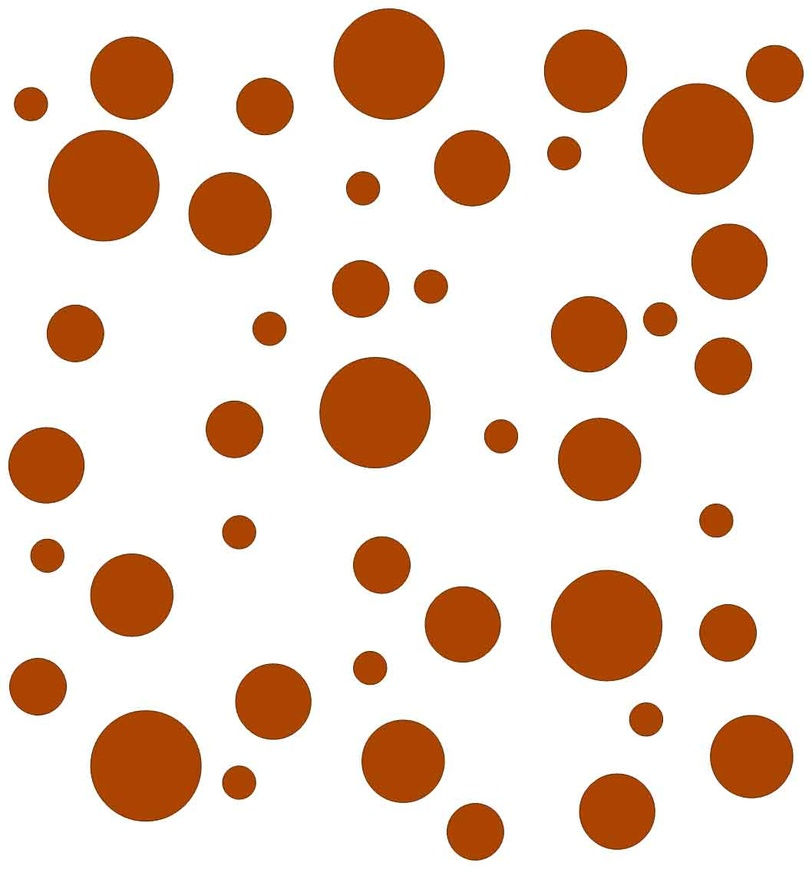
#> input picture circles.jpg, 812 x 869 px, shrunk from 1058 x 1132 before the run
$ python testCircle.py
#> lines starting #> are read from the running program, lines starting #| are printed output that depends on the picture; after the words box and inside, x2 and y2 are one past the last pixel; in counts of white or black regions, pixels touching at a corner belong together
#imports computer vision version 2
import cv2

#import the numercial processing library for python, call it np for short
import numpy as np

imageName = 'circles.jpg'

try:
    #load an image from the disk
    circleImage = cv2.imread(imageName)
#> circleImage is the input picture: shape (869, 812, 3); mean B, G, R 195.3, 210.4, 234.1

    #convert the image to grayscale
    grayImage = cv2.cvtColor(circleImage, cv2.COLOR_BGR2GRAY)
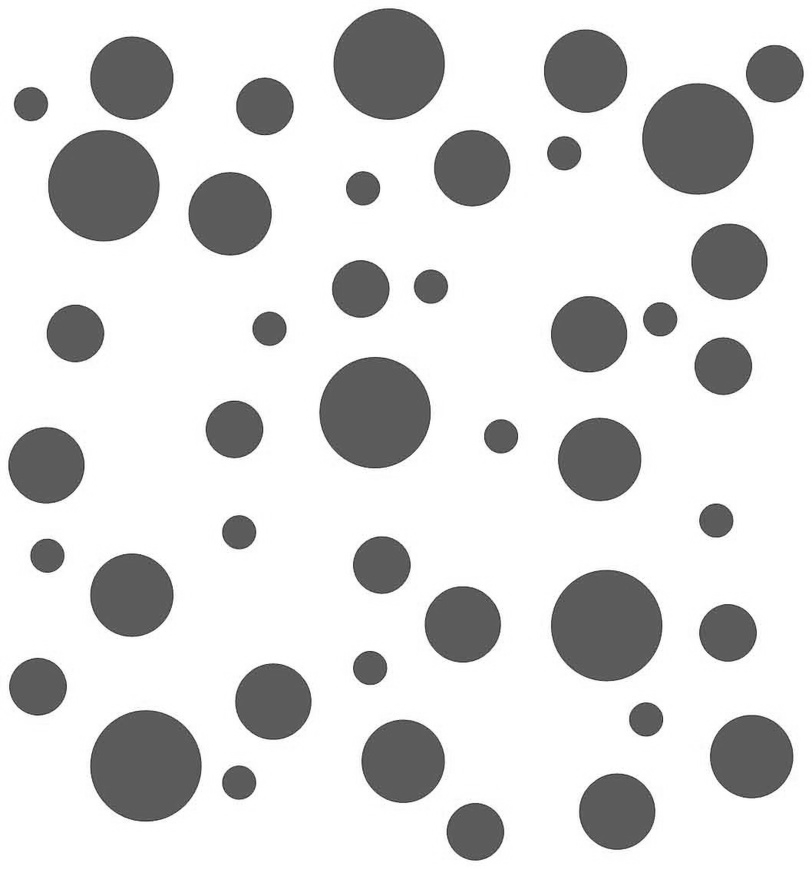
#> grayImage: shape (869, 812); min 44, max 255, mean 215.8

    #blur the image, so that similar colors get combined
    #https://docs.opencv.org/3.1.0/d4/d13/tutorial_py_filtering.html
    grayImage = cv2.medianBlur(grayImage,5)

    #display the image that is greyscale and blurred.
    cv2.imshow('detected circles', circleImage)
    cv2.waitKey(0) #wait for the user to press a key

    #display the image that is greyscale and blurred.
    cv2.imshow('detected circles', grayImage)
    cv2.waitKey(0)

    """
    Detect circles in the image
    https://docs.opencv.org/3.1.0/da/d53/tutorial_py_houghcircles.html

    minDist: Minimum distance between the center (x, y) coordinates of detected circles.
    If the minDist is too small, multiple circles in the same neighborhood as the original
    may be (falsely) detected. If the minDist is too large, then some circles may not be
    detected at all.

    param1 will set the sensitivity; how strong the edges of the circles need to be.
    Too high and it won't detect anything, too low and it will find too much clutter.

    param2 will set how many edge points it needs to find to declare that it's found
    a circle. Again, too high will detect nothing, too low will declare anything to be
    a circle. The ideal value of param 2 will be related to the circumference of the circles.

    If you have an idea what size circles you are looking for, then it would be best to
    set min_radius and max_radius accordingly. Otherwise, it will return anything circular of any size.
    """
    circles = cv2.HoughCircles(grayImage, cv2.HOUGH_GRADIENT, 1, minDist=30, param1=10, param2=22, minRadius=10, maxRadius=100)
#> circles = 43 rows, first 8: [145.5, 765.5, 55.9], [388.5, 63.5, 55.9], [697.5, 138.5, 55.9], [374.5, 412.5, 56.1], [131.5, 594.5, 42], [131.5, 77.5, 42], [599.5, 459.5, 41.3], [605.5, 624.5, 55.3]

    circles = np.uint16(np.around(circles))
#> circles = 43 rows, first 8: [146, 766, 56], [388, 64, 56], [698, 138, 56], [374, 412, 56], [132, 594, 42], [132, 78, 42], [600, 460, 41], [606, 624, 55]

    #set a counter for the circles
    count = 0

    for i in circles[0,:]:
        # draw the outer circle
        cv2.circle(circleImage,(i[0],i[1]),i[2],(0,255,0),2)
        # draw the center of the circle
        cv2.circle(circleImage,(i[0],i[1]),2,(0,0,255),3)
        #count the circle
        count = count + 1
#> this loop made 43 passes
#> i on passes 1 to 12: [146, 766, 56], [388, 64, 56], [698, 138, 56], [374, 412, 56], [132, 594, 42], [132, 78, 42], [600, 460, 41], [606, 624, 55], [402, 760, 42], [752, 756, 41], [472, 168, 38], [272, 702, 38]
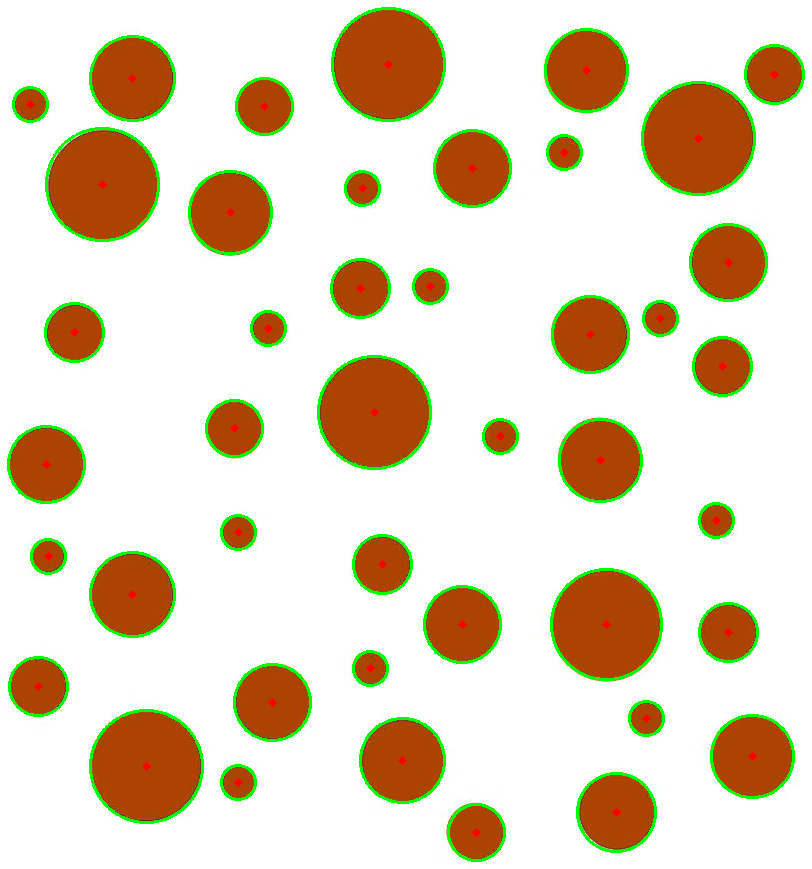
#> circleImage: shape (869, 812, 3); 4.02% of pixels changed, all inside (x1, y1, x2, y2) = (7, 7, 805, 862)
#> after the loop, count = 43

    print("The number of circles found: ", count)
#| The number of circles found:  43

    #display the image with the circles highlighted.
    cv2.imshow('detected circles', circleImage)
    cv2.waitKey(0)

    #save the final image to disk
    cv2.imwrite('foundcircle.png', circleImage)

finally:
    cv2.destroyAllWindows()
